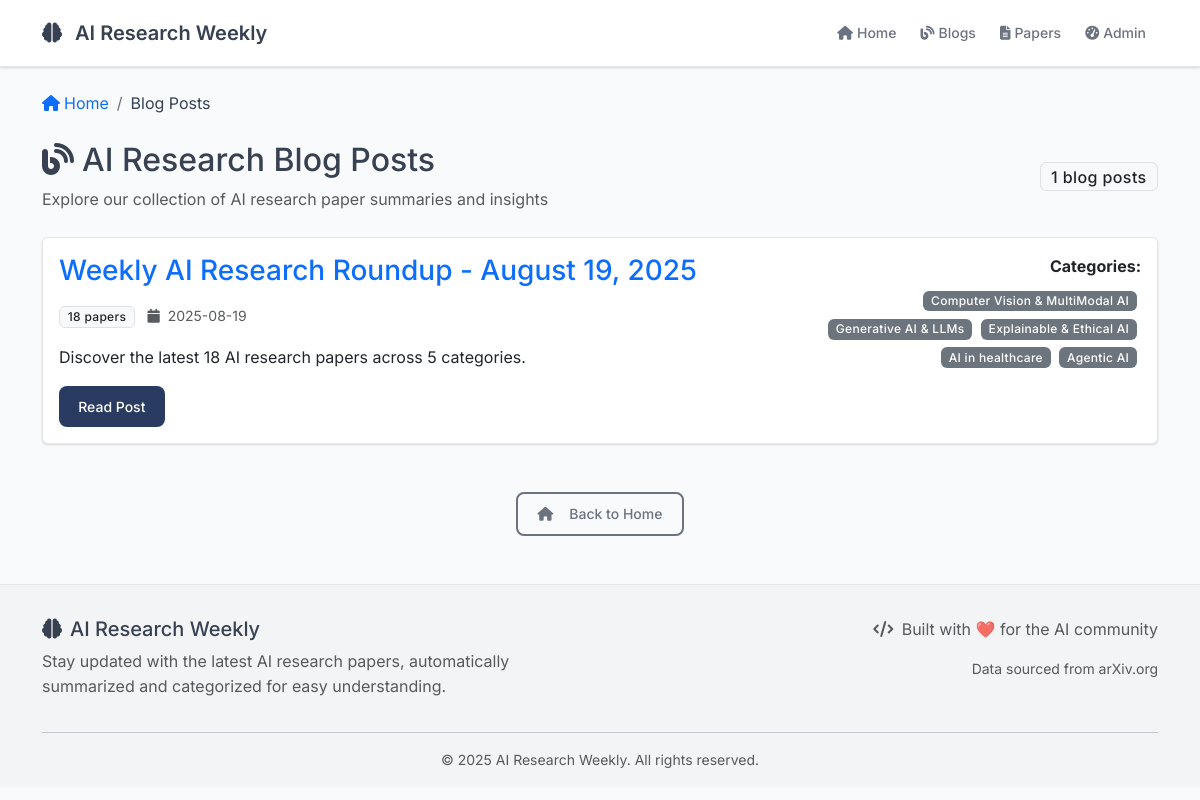
Page /blog on the committed database.
### tables this page shows
CREATE TABLE blogs (
                id INTEGER PRIMARY KEY AUTOINCREMENT,
                title TEXT NOT NULL,
                content TEXT NOT NULL,
                summary TEXT NOT NULL,
                paper_count INTEGER NOT NULL,
                categories TEXT,
                published_date TEXT NOT NULL,
                created_at TIMESTAMP DEFAULT CURRENT_TIMESTAMP
            );

### src/web_app.py (the view)
@app.route('/blog')
def blog_list():
    blogs = db.get_all_blogs()
    return render_template('blog_list.html', blogs=blogs)

### src/database.py (called while the page is built)
    def get_all_blogs(self) -> List[Dict]:
        conn = sqlite3.connect(self.db_path)
        cursor = conn.cursor()
        cursor.execute('''
            SELECT id, title, summary, paper_count, categories, published_date, created_at
            FROM blogs
            ORDER BY created_at DESC
        ''')
        blogs = []
        for row in cursor.fetchall():
            blogs.append({
                'id': row[0],
                'title': row[1],
                'summary': row[2],
                'paper_count': row[3],
                'categories': row[4],
                'published_date': row[5],
                'created_at': row[6]
            })
        conn.close()
        return blogs

### templates/blog_list.html (shortened to what this page needs)
{% extends "base.html" %}
{% block content %}
<div class="container mt-4">
    <nav aria-label="breadcrumb" class="mb-4">
        <ol class="breadcrumb">
            <li class="breadcrumb-item">
                <a href="{{ url_for('index') }}" class="text-decoration-none">
                    <i class="fas fa-home me-1"></i>Home
                </a>
            </li>
            <li class="breadcrumb-item active" aria-current="page">Blog Posts</li>
        </ol>
    </nav>
    <div class="row mb-4">
        <div class="col-12">
            <div class="d-flex justify-content-between align-items-center">
                <div>
                    <h1 class="h2 mb-2">
                        <i class="fas fa-blog me-2"></i>AI Research Blog Posts
                    </h1>
                    <p class="text-muted mb-0">
                        Explore our collection of AI research paper summaries and insights
                    </p>
                </div>
                <div class="text-end">
                    <span class="badge bg-light text-dark border fs-6">{{ blogs|length }} blog posts</span>
                </div>
            </div>
        </div>
    </div>
    {% if blogs %}
    <div class="row g-4">
        {% for blog in blogs %}
        <div class="col-12">
            <div class="card">
                <div class="card-body">
                    <div class="row">
                        <div class="col-md-8">
                            <h3 class="card-title mb-3">
                                <a href="{{ url_for('blog_detail', blog_id=blog.id) }}" class="text-decoration-none">
                                    {{ blog.title }}
                                </a>
                            </h3>
                            <div class="mb-3">
                                <span class="badge bg-light text-dark border me-2">{{ blog.paper_count }} papers</span>
                                <small class="text-muted">
                                    <i class="fas fa-calendar me-1"></i>
                                    {{ blog.published_date }}
                                </small>
                            </div>
                            <div class="blog-summary mb-3">
                                {{ blog.summary | safe }}
                            </div>
                            <div class="d-flex gap-2">
                                <a href="{{ url_for('blog_detail', blog_id=blog.id) }}"
                                   class="btn btn-blog btn-sm">
                                    Read Post
                                </a>
                            </div>
                        </div>
                        <div class="col-md-4">
                            <div class="text-md-end">
                                {% if blog.categories %}
                                <div class="mb-3">
                                    <strong>Categories:</strong>
                                    <div class="mt-2">
                                        {% for category in blog.categories.split(',') %}
                                        <span class="badge bg-secondary me-1 mb-1">{{ category.strip() }}</span>
                                        {% endfor %}
                                    </div>
                                </div>
                                {% endif %}
                            </div>
                        </div>
                    </div>
                </div>
            </div>
        </div>
        {% endfor %}
    </div>
    {% endif %}
    <div class="row mt-5">
        <div class="col-12 text-center">
            <a href="{{ url_for('index') }}" class="btn btn-outline-primary">
                <i class="fas fa-home me-2"></i>Back to Home
            </a>
        </div>
    </div>
</div>
{% endblock %}

### templates/base.html (style rules this page uses)
:root { --primary-color: #6b7280; --secondary-color: #9ca3af; --accent-color: #d1d5db; --text-primary: #374151; --text-secondary: #6b7280; --bg-light: #f9fafb; --bg-white: #ffffff; --border-color: #e5e7eb; --bg-title: #f3f4f6; --success-color: #10b981; --warning-color: #f59e0b; --error-color: #ef4444; --muted-bg: #f9fafb; --card-shadow: 0 1px 3px 0 rgba(0, 0, 0, 0.1), 0 1px 2px 0 rgba(0, 0, 0, 0.06); }
body { font-family: 'Inter', -apple-system, BlinkMacSystemFont, 'Segoe UI', Roboto, sans-serif; line-height: 1.6; color: var(--text-primary); background-color: var(--bg-light); }
.card { border: 1px solid var(--border-color); border-radius: 6px; box-shadow: var(--card-shadow); transition: all 0.2s ease-in-out; background: var(--bg-white); }
.btn-blog { background: #293b61; border: none; color: white; }
.btn-outline-primary { border-color: var(--text-secondary); color: var(--text-secondary); border-radius: 4px; padding: 0.5rem 1rem; font-weight: 500; font-size: 0.875rem; transition: all 0.2s ease; }
.badge { font-weight: 500; letter-spacing: 0.025em; }
.btn-sm { padding: 0.375rem 0.75rem; font-size: 0.875rem; border-radius: 4px; }
.breadcrumb-item + .breadcrumb-item::before { color: var(--text-secondary); }
.breadcrumb-item.active { color: var(--text-primary); }
.blog-summary { line-height: 1.6; }
.btn { padding: 0.6rem 1.2rem; border-radius: 8px; font-weight: 500; text-decoration: none; display: inline-flex; align-items: center; gap: 0.5rem; transition: all 0.2s ease; border: none; cursor: pointer; }
.btn-outline-primary { background: transparent; color: var(--primary-color); border: 2px solid var(--primary-color); }

### rows in the picture
blogs: title "Weekly AI Research Roundup - August 19, 2025", paper_count "18", published_date "2025-08-19", summary "Discover the latest 18 AI research papers across 5 categories.", strip "Computer Vision & MultiModal AI" "Generative AI & LLMs" "Explainable & Ethical AI" "AI in healthcare" "Agentic AI"

### other values in the picture
{{ blogs|length }} "1"
